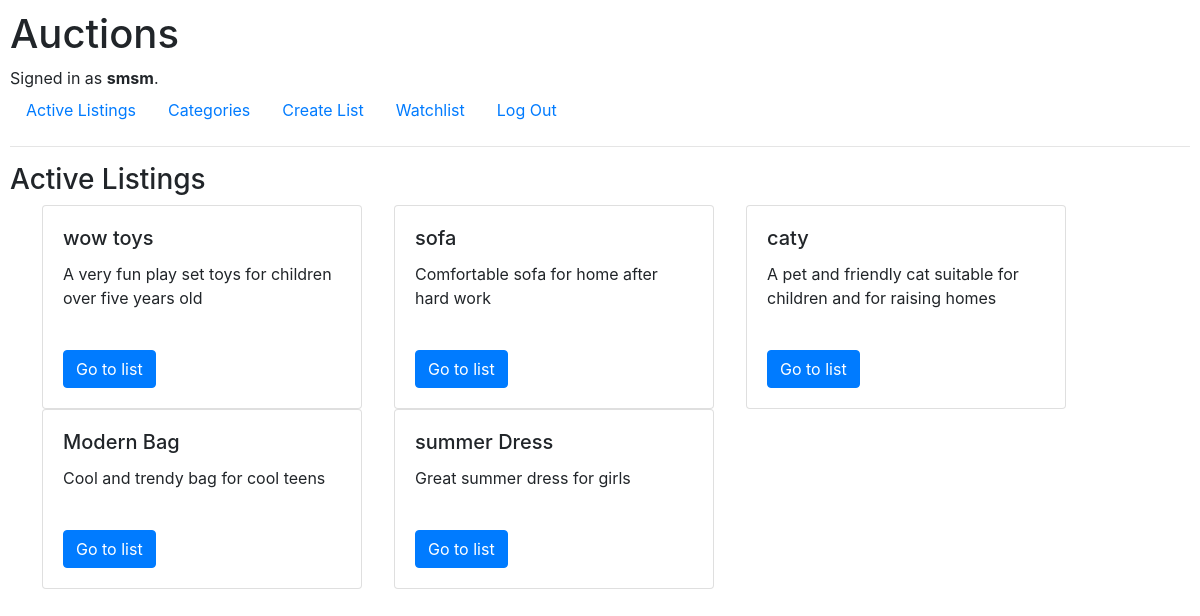
Page / (signed in) on the committed database.
### auctions/models.py (models this page shows, shortened)
class User(AbstractUser):
    pass

class Listing(models.Model):
    title = models.CharField(max_length=40)
    description = models.CharField(max_length=500)
    imageURL = models.CharField(max_length=4000 , blank=True, null=True)
    price = models.ForeignKey(Bid, on_delete=models.CASCADE, blank=True, null=True, related_name="pricebid")
    isActive = models.BooleanField(default=True)
    owner = models.ForeignKey( User, on_delete=models.CASCADE, blank=True, null=True, related_name="user")
    category = models.ForeignKey( Category, on_delete=models.CASCADE, blank=True, null=True, related_name="category")
    watchlist = models.ManyToManyField(User, blank=True, null=True, related_name="listingWatchList")

### auctions/views.py (the view)
# urls.py: path("", views.index, name="index"),
def index(request):
    activeListings = Listing.objects.filter(isActive=True)
    categories = Category.objects.all()
    return render(request, "auctions/index.html", {
        'activeListings': activeListings,
        'categories': categories})

### auctions/templates/auctions/index.html (shortened to what this page needs)
{% extends "auctions/layout.html" %}
{% block body %}
<h3> Active Listings </h3>
<div class="row mx-3">
    {% for list in activeListings %}
    {% if list.isActive %}
    <div class="card mx-3" style="width: 20rem;">
        <div class="card-body">
            <h5 class="card-title">{{list.title}}</h5>
            <p class="card-text">{{list.description}}</p>
            <br>
            <a href="listing/{{list.id}}" class="btn btn-primary">Go to list</a>
        </div>
    </div>
    {% endif %}
    {% endfor %}
</div>
{% endblock %}

### auctions/templates/auctions/layout.html (shortened to what this page needs)
{% load static %}
<!DOCTYPE html>
<html lang="en">
    <head>
        <link rel="stylesheet" href="https://stackpath.bootstrapcdn.com/bootstrap/4.4.1/css/bootstrap.min.css">
        <link href="{% static 'auctions/styles.css' %}" rel="stylesheet">
    </head>
    <body>
        <h1>Auctions</h1>
        <div>
            {% if user.is_authenticated %}
                Signed in as <strong>{{ user.username }}</strong>.
            {% else %}
                Not signed in.
            {% endif %}
        </div>
        <ul class="nav">
            <li class="nav-item">
                <a class="nav-link" href="{% url 'index' %}">Active Listings</a>
            </li>
            {% if user.is_authenticated %}
            <li class="nav-item">
                <a class="nav-link" href="{% url 'categories' %}">Categories</a>
            </li>
            <li class="nav-item">
                <a class="nav-link" href="{% url 'create' %}">Create List</a>
            </li>
            <li class="nav-item">
                <a class="nav-link" href="{% url 'watchlist' %}">Watchlist</a>
            </li>
                <li class="nav-item">
                    <a class="nav-link" href="{% url 'logout' %}">Log Out</a>
                </li>
            {% endif %}
        </ul>
        <hr>
        {% block body %}
        {% endblock %}
    </body>
</html>

### auctions/static/auctions/styles.css (style rules this page uses)
body { padding: 10px; }

### rows in the picture
User: username "smsm"
Listing: title "wow toys", description "A very fun play set toys for children over five years old"
Listing: title "sofa", description "Comfortable sofa for home after hard work"
Listing: title "caty", description "A pet and friendly cat suitable for children and for raising homes"
Listing: title "Modern Bag", description "Cool and trendy bag for cool teens"
Listing: title "summer Dress", description "Great summer dress for girls"
